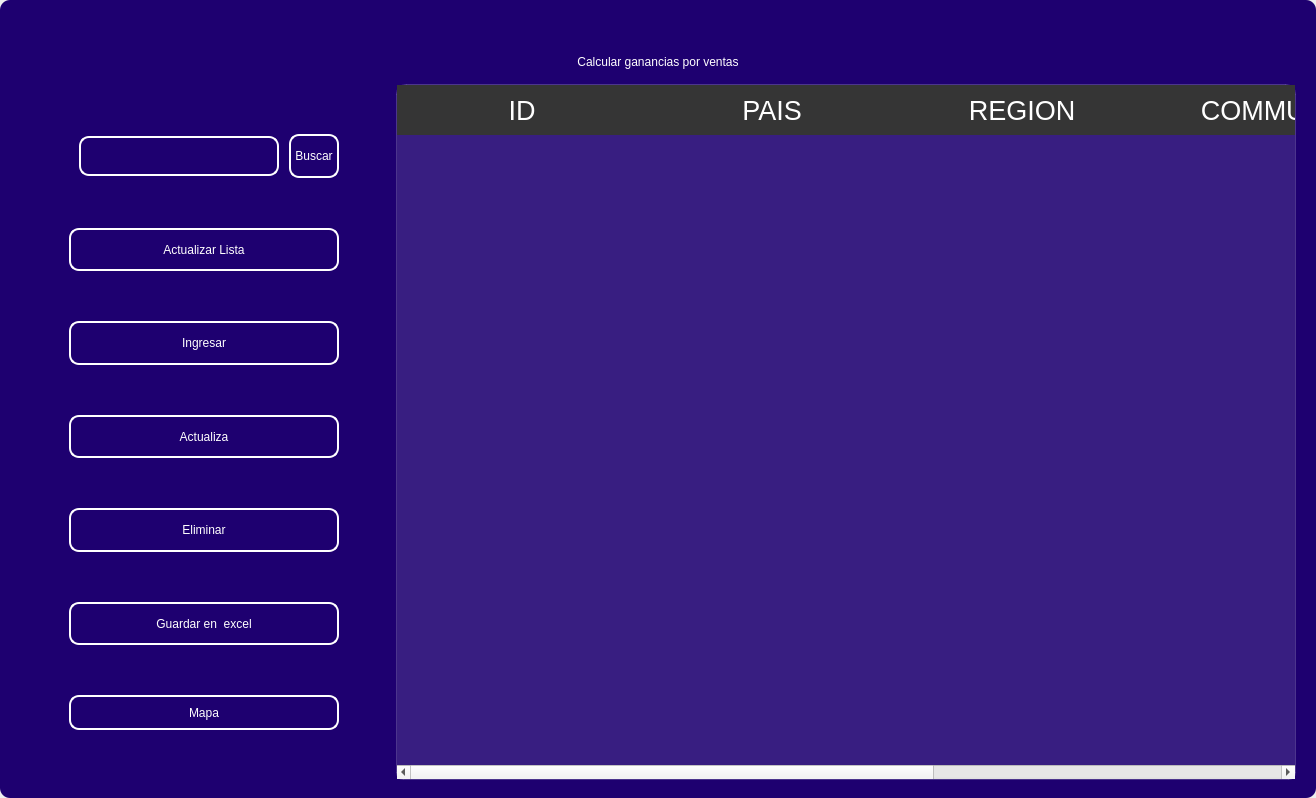
<?xml version="1.0" encoding="UTF-8"?>
<ui version="4.0">
 <class>MainWindow</class>
 <widget class="QMainWindow" name="MainWindow">
  <property name="geometry">
   <rect>
    <x>0</x>
    <y>0</y>
    <width>1316</width>
    <height>798</height>
   </rect>
  </property>
  <property name="windowTitle">
   <string>MainWindow</string>
  </property>
  <property name="styleSheet">
   <string notr="true"/>
  </property>
  <widget class="QWidget" name="centralwidget">
   <property name="styleSheet">
    <string notr="true"/>
   </property>
   <layout class="QVBoxLayout" name="verticalLayout">
    <property name="spacing">
     <number>0</number>
    </property>
    <property name="leftMargin">
     <number>0</number>
    </property>
    <property name="topMargin">
     <number>0</number>
    </property>
    <property name="rightMargin">
     <number>0</number>
    </property>
    <property name="bottomMargin">
     <number>0</number>
    </property>
    <item>
     <widget class="QFrame" name="frame">
      <property name="enabled">
       <bool>true</bool>
      </property>
      <property name="styleSheet">
       <string notr="true">
QFrame {
border-radius:10px;
background-color:#1E0070;
 }
</string>
      </property>
      <property name="frameShape">
       <enum>QFrame::StyledPanel</enum>
      </property>
      <property name="frameShadow">
       <enum>QFrame::Raised</enum>
      </property>
      <layout class="QVBoxLayout" name="verticalLayout_2">
       <item>
        <widget class="QFrame" name="frame_superior">
         <property name="minimumSize">
          <size>
           <width>0</width>
           <height>40</height>
          </size>
         </property>
         <property name="maximumSize">
          <size>
           <width>16777215</width>
           <height>40</height>
          </size>
         </property>
         <property name="styleSheet">
          <string notr="true">QPushButton{
border-radius:18px;
}

QPushButton:hover{
	background-color: rgb(0, 0, 0);
}
</string>
         </property>
         <property name="frameShape">
          <enum>QFrame::StyledPanel</enum>
         </property>
         <property name="frameShadow">
          <enum>QFrame::Raised</enum>
         </property>
         <layout class="QHBoxLayout" name="horizontalLayout_3">
          <property name="spacing">
           <number>4</number>
          </property>
          <property name="leftMargin">
           <number>0</number>
          </property>
          <property name="topMargin">
           <number>0</number>
          </property>
          <property name="rightMargin">
           <number>0</number>
          </property>
          <property name="bottomMargin">
           <number>0</number>
          </property>
          <item>
           <widget class="QPushButton" name="btn_icon">
            <property name="text">
             <string/>
            </property>
            <property name="iconSize">
             <size>
              <width>40</width>
              <height>40</height>
             </size>
            </property>
           </widget>
          </item>
          <item>
           <spacer name="horizontalSpacer_2">
            <property name="orientation">
             <enum>Qt::Horizontal</enum>
            </property>
            <property name="sizeHint" stdset="0">
             <size>
              <width>443</width>
              <height>20</height>
             </size>
            </property>
           </spacer>
          </item>
          <item>
           <widget class="QPushButton" name="btn_exit">
            <property name="minimumSize">
             <size>
              <width>38</width>
              <height>38</height>
             </size>
            </property>
            <property name="maximumSize">
             <size>
              <width>38</width>
              <height>38</height>
             </size>
            </property>
            <property name="cursor">
             <cursorShape>PointingHandCursor</cursorShape>
            </property>
            <property name="styleSheet">
             <string notr="true"/>
            </property>
            <property name="text">
             <string/>
            </property>
            <property name="iconSize">
             <size>
              <width>35</width>
              <height>35</height>
             </size>
            </property>
           </widget>
          </item>
          <item>
           <widget class="QPushButton" name="bt_minimizar">
            <property name="minimumSize">
             <size>
              <width>38</width>
              <height>38</height>
             </size>
            </property>
            <property name="maximumSize">
             <size>
              <width>38</width>
              <height>38</height>
             </size>
            </property>
            <property name="cursor">
             <cursorShape>PointingHandCursor</cursorShape>
            </property>
            <property name="text">
             <string/>
            </property>
            <property name="icon">
             <iconset>
              <normaloff>image/minus.svg</normaloff>image/minus.svg</iconset>
            </property>
            <property name="iconSize">
             <size>
              <width>38</width>
              <height>38</height>
             </size>
            </property>
           </widget>
          </item>
          <item>
           <widget class="QPushButton" name="bt_maximizar">
            <property name="minimumSize">
             <size>
              <width>38</width>
              <height>38</height>
             </size>
            </property>
            <property name="maximumSize">
             <size>
              <width>38</width>
              <height>38</height>
             </size>
            </property>
            <property name="cursor">
             <cursorShape>PointingHandCursor</cursorShape>
            </property>
            <property name="text">
             <string/>
            </property>
            <property name="icon">
             <iconset>
              <normaloff>image/chevron-up.svg</normaloff>image/chevron-up.svg</iconset>
            </property>
            <property name="iconSize">
             <size>
              <width>38</width>
              <height>38</height>
             </size>
            </property>
           </widget>
          </item>
          <item>
           <widget class="QPushButton" name="bt_restaurar">
            <property name="minimumSize">
             <size>
              <width>38</width>
              <height>38</height>
             </size>
            </property>
            <property name="maximumSize">
             <size>
              <width>38</width>
              <height>38</height>
             </size>
            </property>
            <property name="cursor">
             <cursorShape>PointingHandCursor</cursorShape>
            </property>
            <property name="text">
             <string/>
            </property>
            <property name="icon">
             <iconset>
              <normaloff>image/chevron-down.svg</normaloff>image/chevron-down.svg</iconset>
            </property>
            <property name="iconSize">
             <size>
              <width>38</width>
              <height>38</height>
             </size>
            </property>
           </widget>
          </item>
          <item>
           <widget class="QPushButton" name="bt_cerrar">
            <property name="minimumSize">
             <size>
              <width>38</width>
              <height>38</height>
             </size>
            </property>
            <property name="maximumSize">
             <size>
              <width>38</width>
              <height>38</height>
             </size>
            </property>
            <property name="cursor">
             <cursorShape>PointingHandCursor</cursorShape>
            </property>
            <property name="text">
             <string/>
            </property>
            <property name="icon">
             <iconset>
              <normaloff>image/x.svg</normaloff>image/x.svg</iconset>
            </property>
            <property name="iconSize">
             <size>
              <width>38</width>
              <height>38</height>
             </size>
            </property>
           </widget>
          </item>
         </layout>
        </widget>
       </item>
       <item>
        <widget class="QLabel" name="label">
         <property name="styleSheet">
          <string notr="true">font: 30pt &quot;MS Shell Dlg 2&quot;;
color: rgb(255, 255, 255);</string>
         </property>
         <property name="text">
          <string>Calcular ganancias por ventas</string>
         </property>
         <property name="alignment">
          <set>Qt::AlignCenter</set>
         </property>
        </widget>
       </item>
       <item>
        <widget class="QFrame" name="frame_3">
         <property name="minimumSize">
          <size>
           <width>0</width>
           <height>0</height>
          </size>
         </property>
         <property name="frameShape">
          <enum>QFrame::StyledPanel</enum>
         </property>
         <property name="frameShadow">
          <enum>QFrame::Raised</enum>
         </property>
         <layout class="QHBoxLayout" name="horizontalLayout_4">
          <property name="leftMargin">
           <number>9</number>
          </property>
          <property name="topMargin">
           <number>9</number>
          </property>
          <property name="rightMargin">
           <number>9</number>
          </property>
          <item>
           <layout class="QVBoxLayout" name="verticalLayout_4">
            <property name="spacing">
             <number>50</number>
            </property>
            <property name="sizeConstraint">
             <enum>QLayout::SetDefaultConstraint</enum>
            </property>
            <property name="leftMargin">
             <number>50</number>
            </property>
            <property name="topMargin">
             <number>50</number>
            </property>
            <property name="rightMargin">
             <number>50</number>
            </property>
            <property name="bottomMargin">
             <number>50</number>
            </property>
            <item>
             <layout class="QHBoxLayout" name="horizontalLayout">
              <property name="spacing">
               <number>10</number>
              </property>
              <property name="leftMargin">
               <number>10</number>
              </property>
              <property name="topMargin">
               <number>0</number>
              </property>
              <property name="bottomMargin">
               <number>0</number>
              </property>
              <item>
               <widget class="QLineEdit" name="searchtxt">
                <property name="minimumSize">
                 <size>
                  <width>200</width>
                  <height>25</height>
                 </size>
                </property>
                <property name="maximumSize">
                 <size>
                  <width>150</width>
                  <height>40</height>
                 </size>
                </property>
                <property name="styleSheet">
                 <string notr="true">QLabel {
	color: rgb(255, 255, 254);
	font: 12pt &quot;Arial&quot;;
	background-color: rgba(0, 0, 0,0);
}

QTextEdit{
background-color: rgba(0, 0, 0,0);
border-radius:10px; 
font: 12pt &quot;Arial&quot;;
color: rgb(255, 255, 254);
border: 2px solid  rgb(255, 255, 255);

}

QTextEdit:hover{
background-color: rgba(0, 0, 0,0);
border-radius:10px; 
font: 12pt &quot;Arial&quot;;
border: 2px solid  rgb(120, 0, 171);
}

QTextEdit:focus{
background-color: rgb(0, 0, 0);
border-radius:10px; 
font: 12pt &quot;Arial&quot;;
border: 2px solid rgb(120, 0, 171);
}

QLineEdit{
background-color: rgba(0, 0, 0,0);
border-radius:10px; 
font: 12pt &quot;Arial&quot;;
color: rgb(255, 255, 254);
border: 2px solid  rgb(255, 255, 255);

}

QLineEdit:hover{
background-color: rgba(0, 0, 0,0);
border-radius:10px; 
font: 12pt &quot;Arial&quot;;
border: 2px solid  rgb(120, 0, 171);
}

QLineEdit:focus{
background-color: rgb(0, 0, 0);
border-radius:10px; 
font: 12pt &quot;Arial&quot;;
border: 2px solid rgb(120, 0, 171);
}

QCheckBox{
	font: 12pt &quot;Arial&quot;;
	color: rgb(255, 255, 255);
}

QCheckBox::indicator {
    width: 18px;
    height:18px;
}

QCheckBox::indicator:unchecked {
   background-image: url(image/square.svg);
}

QCheckBox::indicator:checked {
   background-image: url(image/check-square.svg);
}

QPushButton{
border-radius:10px; 
font: 12pt &quot;Arial&quot;;
color: rgb(255, 255, 254);
border: 2px solid #ffffff;
}

QPushButton:hover{
border-radius:10px; 
font: 12pt &quot;Arial&quot;;
color: rgb(255, 255, 255);
border: 2px solid rgb(120, 0, 171);
	background-color: rgb(120, 0, 171);
}
</string>
                </property>
               </widget>
              </item>
              <item>
               <widget class="QPushButton" name="btn_search">
                <property name="sizePolicy">
                 <sizepolicy hsizetype="Minimum" vsizetype="Fixed">
                  <horstretch>0</horstretch>
                  <verstretch>0</verstretch>
                 </sizepolicy>
                </property>
                <property name="minimumSize">
                 <size>
                  <width>0</width>
                  <height>15</height>
                 </size>
                </property>
                <property name="maximumSize">
                 <size>
                  <width>100</width>
                  <height>50</height>
                 </size>
                </property>
                <property name="cursor">
                 <cursorShape>PointingHandCursor</cursorShape>
                </property>
                <property name="styleSheet">
                 <string notr="true">QPushButton{
border-radius:10px; 
font: 12pt &quot;Arial&quot;;
color: rgb(255, 255, 254);
border: 2px solid #ffffff;
}

QPushButton:hover{
border-radius:10px; 
font: 12pt &quot;Arial&quot;;
color: rgb(255, 255, 255);
border: 2px solid rgb(120, 0, 171);
	background-color: rgb(120, 0, 171);
}</string>
                </property>
                <property name="text">
                 <string>Buscar</string>
                </property>
               </widget>
              </item>
             </layout>
            </item>
            <item>
             <widget class="QPushButton" name="btn_get">
              <property name="minimumSize">
               <size>
                <width>50</width>
                <height>40</height>
               </size>
              </property>
              <property name="maximumSize">
               <size>
                <width>300</width>
                <height>50</height>
               </size>
              </property>
              <property name="cursor">
               <cursorShape>PointingHandCursor</cursorShape>
              </property>
              <property name="styleSheet">
               <string notr="true">QPushButton{
border-radius:10px; 
font: 12pt &quot;Arial&quot;;
color: rgb(255, 255, 254);
border: 2px solid #ffffff;
}

QPushButton:hover{
border-radius:10px; 
font: 12pt &quot;Arial&quot;;
color: rgb(255, 255, 255);
border: 2px solid rgb(120, 0, 171);
	background-color: rgb(120, 0, 171);
}</string>
              </property>
              <property name="text">
               <string>Actualizar Lista</string>
              </property>
              <property name="iconSize">
               <size>
                <width>35</width>
                <height>35</height>
               </size>
              </property>
             </widget>
            </item>
            <item>
             <widget class="QPushButton" name="btn_add">
              <property name="minimumSize">
               <size>
                <width>0</width>
                <height>40</height>
               </size>
              </property>
              <property name="maximumSize">
               <size>
                <width>300</width>
                <height>50</height>
               </size>
              </property>
              <property name="cursor">
               <cursorShape>PointingHandCursor</cursorShape>
              </property>
              <property name="styleSheet">
               <string notr="true">QPushButton{
border-radius:10px; 
font: 12pt &quot;Arial&quot;;
color: rgb(255, 255, 254);
border: 2px solid #ffffff;
}

QPushButton:hover{
border-radius:10px; 
font: 12pt &quot;Arial&quot;;
color: rgb(255, 255, 255);
border: 2px solid rgb(120, 0, 171);
	background-color: rgb(120, 0, 171);
}</string>
              </property>
              <property name="text">
               <string>Ingresar</string>
              </property>
              <property name="iconSize">
               <size>
                <width>35</width>
                <height>35</height>
               </size>
              </property>
             </widget>
            </item>
            <item>
             <widget class="QPushButton" name="btn_update">
              <property name="minimumSize">
               <size>
                <width>0</width>
                <height>40</height>
               </size>
              </property>
              <property name="maximumSize">
               <size>
                <width>300</width>
                <height>50</height>
               </size>
              </property>
              <property name="cursor">
               <cursorShape>PointingHandCursor</cursorShape>
              </property>
              <property name="styleSheet">
               <string notr="true">QPushButton{
border-radius:10px; 
font: 12pt &quot;Arial&quot;;
color: rgb(255, 255, 254);
border: 2px solid #ffffff;
}

QPushButton:hover{
border-radius:10px; 
font: 12pt &quot;Arial&quot;;
color: rgb(255, 255, 255);
border: 2px solid rgb(120, 0, 171);
	background-color: rgb(120, 0, 171);
}</string>
              </property>
              <property name="text">
               <string>Actualiza</string>
              </property>
              <property name="iconSize">
               <size>
                <width>35</width>
                <height>35</height>
               </size>
              </property>
             </widget>
            </item>
            <item>
             <widget class="QPushButton" name="btn_delete">
              <property name="minimumSize">
               <size>
                <width>0</width>
                <height>40</height>
               </size>
              </property>
              <property name="maximumSize">
               <size>
                <width>300</width>
                <height>50</height>
               </size>
              </property>
              <property name="cursor">
               <cursorShape>PointingHandCursor</cursorShape>
              </property>
              <property name="styleSheet">
               <string notr="true">QPushButton{
border-radius:10px; 
font: 12pt &quot;Arial&quot;;
color: rgb(255, 255, 254);
border: 2px solid #ffffff;
}

QPushButton:hover{
border-radius:10px; 
font: 12pt &quot;Arial&quot;;
color: rgb(255, 255, 255);
border: 2px solid rgb(120, 0, 171);
	background-color: rgb(120, 0, 171);
}</string>
              </property>
              <property name="text">
               <string>Eliminar</string>
              </property>
              <property name="iconSize">
               <size>
                <width>35</width>
                <height>35</height>
               </size>
              </property>
             </widget>
            </item>
            <item>
             <widget class="QPushButton" name="btn_excel">
              <property name="minimumSize">
               <size>
                <width>10</width>
                <height>40</height>
               </size>
              </property>
              <property name="maximumSize">
               <size>
                <width>300</width>
                <height>50</height>
               </size>
              </property>
              <property name="cursor">
               <cursorShape>PointingHandCursor</cursorShape>
              </property>
              <property name="styleSheet">
               <string notr="true">QPushButton{
border-radius:10px; 
font: 12pt &quot;Arial&quot;;
color: rgb(255, 255, 254);
border: 2px solid #ffffff;
}

QPushButton:hover{
border-radius:10px; 
font: 12pt &quot;Arial&quot;;
color: rgb(255, 255, 255);
border: 2px solid rgb(120, 0, 171);
	background-color: rgb(120, 0, 171);
}</string>
              </property>
              <property name="text">
               <string>Guardar en  excel</string>
              </property>
              <property name="iconSize">
               <size>
                <width>35</width>
                <height>35</height>
               </size>
              </property>
             </widget>
            </item>
            <item>
             <widget class="QPushButton" name="btn_maps">
              <property name="minimumSize">
               <size>
                <width>0</width>
                <height>35</height>
               </size>
              </property>
              <property name="styleSheet">
               <string notr="true">QPushButton{
border-radius:10px; 
font: 12pt &quot;Arial&quot;;
color: rgb(255, 255, 254);
border: 2px solid #ffffff;
}

QPushButton:hover{
border-radius:10px; 
font: 12pt &quot;Arial&quot;;
color: rgb(255, 255, 255);
border: 2px solid rgb(120, 0, 171);
	background-color: rgb(120, 0, 171);
}</string>
              </property>
              <property name="text">
               <string>Mapa</string>
              </property>
             </widget>
            </item>
           </layout>
          </item>
          <item>
           <widget class="QTableWidget" name="table_invoice">
            <property name="minimumSize">
             <size>
              <width>900</width>
              <height>0</height>
             </size>
            </property>
            <property name="maximumSize">
             <size>
              <width>700</width>
              <height>16777215</height>
             </size>
            </property>
            <property name="styleSheet">
             <string notr="true">QTableView {
	background-color: rgba(255, 255, 255, 30); 	
	border: 1px solid rgba(255,255,255,40);
	border-bottom-right-radius: 7px; 
	border-bottom-left-radius: 7px; 
	color: white;
	font: 15pt &quot;MS Shell Dlg 2&quot;;
}

QHeaderView::section {
background-color: rgb(53, 53, 53);
color: white;
border: none;
height: 50px;
font-size: 20pt;
}

QTableView::item {
    border-style: none;
    border-bottom: 1px solid rgba(255,255,255,50);
    padding-left: auto;
    padding-right: auto;
}

QTableView::item:selected{
	border: none;
	color: rgb(255, 255, 255);
    background-color: rgba(255, 255, 255, 50);
}
</string>
            </property>
            <property name="lineWidth">
             <number>1</number>
            </property>
            <property name="editTriggers">
             <set>QAbstractItemView::NoEditTriggers</set>
            </property>
            <attribute name="horizontalHeaderDefaultSectionSize">
             <number>250</number>
            </attribute>
            <column>
             <property name="text">
              <string>ID</string>
             </property>
            </column>
            <column>
             <property name="text">
              <string>PAIS</string>
             </property>
            </column>
            <column>
             <property name="text">
              <string>REGION</string>
             </property>
            </column>
            <column>
             <property name="text">
              <string>COMMUNE</string>
             </property>
            </column>
            <column>
             <property name="text">
              <string>DESCRIPCIÓN</string>
             </property>
            </column>
           </widget>
          </item>
         </layout>
        </widget>
       </item>
      </layout>
     </widget>
    </item>
   </layout>
  </widget>
 </widget>
 <resources/>
 <connections/>
</ui>
